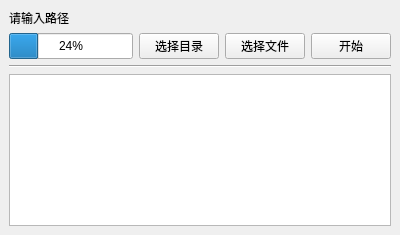
<?xml version="1.0" encoding="UTF-8"?>
<ui version="4.0">
 <class>MainWinsow</class>
 <widget class="QMainWindow" name="MainWinsow">
  <property name="geometry">
   <rect>
    <x>0</x>
    <y>0</y>
    <width>400</width>
    <height>235</height>
   </rect>
  </property>
  <property name="windowTitle">
   <string>MainWindow</string>
  </property>
  <widget class="QWidget" name="centralwidget">
   <layout class="QGridLayout" name="gridLayout">
    <item row="0" column="0" colspan="2">
     <widget class="QLabel" name="showPath">
      <property name="minimumSize">
       <size>
        <width>0</width>
        <height>0</height>
       </size>
      </property>
      <property name="maximumSize">
       <size>
        <width>99999</width>
        <height>99999</height>
       </size>
      </property>
      <property name="text">
       <string>请输入路径</string>
      </property>
      <property name="wordWrap">
       <bool>false</bool>
      </property>
     </widget>
    </item>
    <item row="1" column="0">
     <widget class="QProgressBar" name="prog">
      <property name="maximumSize">
       <size>
        <width>16777215</width>
        <height>9999999</height>
       </size>
      </property>
      <property name="value">
       <number>24</number>
      </property>
      <property name="textVisible">
       <bool>true</bool>
      </property>
      <property name="orientation">
       <enum>Qt::Horizontal</enum>
      </property>
      <property name="invertedAppearance">
       <bool>false</bool>
      </property>
      <property name="textDirection">
       <enum>QProgressBar::TopToBottom</enum>
      </property>
     </widget>
    </item>
    <item row="1" column="1">
     <layout class="QHBoxLayout" name="horizontalLayout">
      <item>
       <widget class="QPushButton" name="chooseDir">
        <property name="text">
         <string>选择目录</string>
        </property>
       </widget>
      </item>
      <item>
       <widget class="QPushButton" name="chooseFile">
        <property name="text">
         <string>选择文件</string>
        </property>
       </widget>
      </item>
      <item>
       <widget class="QPushButton" name="run">
        <property name="text">
         <string>开始</string>
        </property>
       </widget>
      </item>
     </layout>
    </item>
    <item row="2" column="0" colspan="2">
     <widget class="Line" name="line">
      <property name="orientation">
       <enum>Qt::Horizontal</enum>
      </property>
     </widget>
    </item>
    <item row="3" column="0" colspan="2">
     <widget class="QTextEdit" name="showText"/>
    </item>
   </layout>
  </widget>
 </widget>
 <resources/>
 <connections/>
</ui>
